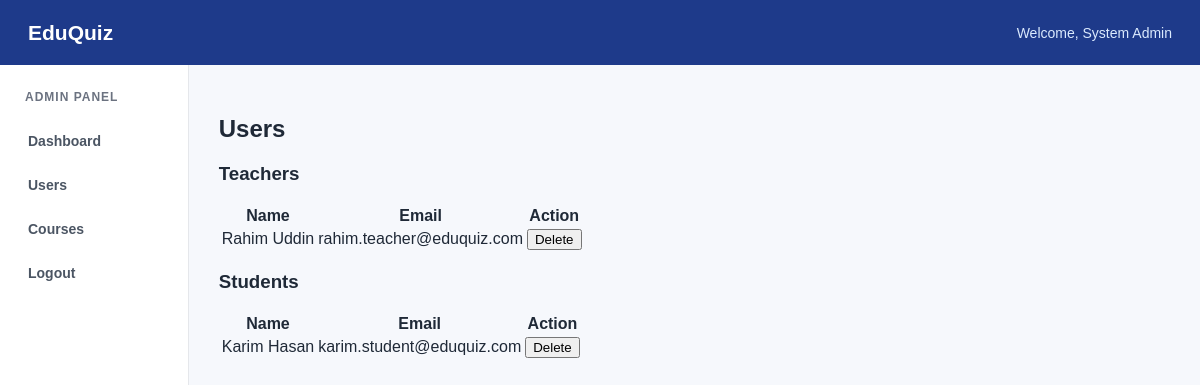
The page /Admin/View/Users.php (signed in) on the database its author committed.
### tables this page shows
CREATE TABLE `teacher_reg` (
  `FullName` text NOT NULL,
  `UserName` text NOT NULL,
  `Email` varchar(255) NOT NULL,
  `Password` varchar(255) NOT NULL
);

CREATE TABLE `student_reg` (
  `FullName` text NOT NULL,
  `UserName` text NOT NULL,
  `Email` varchar(255) NOT NULL,
  `Password` varchar(255) NOT NULL
);

### Admin/Control/ManageUsers.php (called while the page is built, shortened)
<?php
include "../model/DatabaseConnection.php";
$connection=new DatabaseConnection();
$conobj=$connection->OpenCon();
$teachers = $connection->ShowAll($conobj,"teacher_reg");
$students = $connection->ShowAll($conobj,"student_reg");
?>

### Admin/model/DatabaseConnection.php (called while the page is built, shortened)
<?php
class DatabaseConnection{
function ShowAll($conn,$table)
 {
$result = $conn->query("SELECT * FROM  $table");
return $result;
 }
}
?>

### Admin/View/Users.php (the view, shortened to what this page needs)
<?php include "../Control/ManageUsers.php"; ?>
<!DOCTYPE html>
<html lang="en">
<head>
<link rel="stylesheet" href="../css/style.css">
</head>
<body class="dashboard-page">
<div class="dashboard-header">
    <h2>EduQuiz</h2>
    <p>Welcome, <?php echo htmlspecialchars($_SESSION["Name"]); ?></p>
</div>
<div class="dashboard-container">
    <div class="dashboard-menu">
        <h3>Admin Panel</h3>
        <a href="Dashboard.php">Dashboard</a>
        <a href="Users.php">Users</a>
        <a href="Courses.php">Courses</a>
        <a href="../Control/logout.php">Logout</a>
    </div>
    <div class="dashboard-content">
        <h2>Users</h2>
        <h3>Teachers</h3>
        <table class="data-table">
        <tr><th>Name</th><th>Email</th><th>Action</th></tr>
        <?php while($row = $teachers->fetch_assoc()): ?>
        <tr>
            <td><?php echo htmlspecialchars($row["FullName"]); ?></td>
            <td><?php echo htmlspecialchars($row["Email"]); ?></td>
            <td>
                <form method="post" style="display:inline">
                    <button type="submit" name="delete">Delete</button>
                </form>
            </td>
        </tr>
        <?php endwhile; ?>
        </table>
        <h3>Students</h3>
        <table class="data-table">
        <tr><th>Name</th><th>Email</th><th>Action</th></tr>
        <?php while($row = $students->fetch_assoc()): ?>
        <tr>
            <td><?php echo htmlspecialchars($row["FullName"]); ?></td>
            <td><?php echo htmlspecialchars($row["Email"]); ?></td>
            <td>
                <form method="post" style="display:inline">
                    <button type="submit" name="delete">Delete</button>
                </form>
            </td>
        </tr>
        <?php endwhile; ?>
        </table>
    </div>
</div>
</body>
</html>

### Admin/css/style.css (style rules this page uses)
* { box-sizing: border-box; }
body { margin: 0; font-family: Arial, sans-serif; background: #f6f8fc; color: #1f2937; }
.dashboard-page { min-height: 100vh; background: #f6f8fc; }
.dashboard-header { height: 65px; padding: 0 28px; display: flex; align-items: center; justify-content: space-between; background: #1e3a8a; color: white; }
.dashboard-header h2 { margin: 0; font-size: 21px; }
.dashboard-header p { margin: 0; font-size: 14px; color: #dbeafe; }
.dashboard-container { display: flex; }
.dashboard-menu { width: 220px; min-height: calc(100vh - 65px); padding: 25px 15px; background: white; border-right: 1px solid #e5e7eb; }
.dashboard-menu h3 { margin: 0 10px 18px; color: #6b7280; font-size: 12px; text-transform: uppercase; letter-spacing: 1px; }
.dashboard-menu a { display: block; padding: 11px 13px; margin-bottom: 6px; border-radius: 7px; color: #4b5563; text-decoration: none; font-size: 14px; font-weight: 600; }
.dashboard-content { width: 100%; padding: 30px; }

### rows shown on the page
teacher_reg: FullName "Rahim Uddin", Email "rahim.teacher@eduquiz.com"
student_reg: FullName "Karim Hasan", Email "karim.student@eduquiz.com"

### other values the page prints
$_SESSION["Name"] "System Admin"
